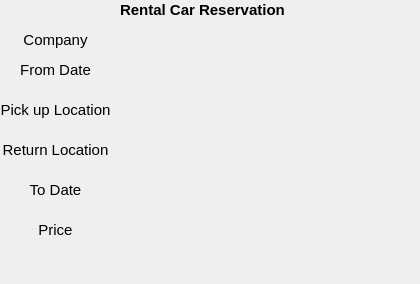
<?xml version="1.0" encoding="UTF-8"?>
<ui version="4.0">
 <class>RentalCarUI</class>
 <widget class="QDialog" name="RentalCarUI">
  <property name="geometry">
   <rect>
    <x>0</x>
    <y>0</y>
    <width>420</width>
    <height>284</height>
   </rect>
  </property>
  <property name="windowTitle">
   <string>Dialog</string>
  </property>
  <widget class="QLabel" name="label">
   <property name="geometry">
    <rect>
     <x>120</x>
     <y>0</y>
     <width>171</width>
     <height>21</height>
    </rect>
   </property>
   <property name="text">
    <string>&lt;html&gt;&lt;head/&gt;&lt;body&gt;&lt;p&gt;&lt;span style=&quot; font-size:11pt; font-weight:700;&quot;&gt;Rental Car Reservation&lt;/span&gt;&lt;/p&gt;&lt;/body&gt;&lt;/html&gt;</string>
   </property>
  </widget>
  <widget class="QLabel" name="lblCompany">
   <property name="geometry">
    <rect>
     <x>120</x>
     <y>30</y>
     <width>281</width>
     <height>21</height>
    </rect>
   </property>
   <property name="text">
    <string>&lt;html&gt;&lt;head/&gt;&lt;body&gt;&lt;p align=&quot;center&quot;&gt;&lt;br/&gt;&lt;/p&gt;&lt;/body&gt;&lt;/html&gt;</string>
   </property>
  </widget>
  <widget class="QLabel" name="lblFromDate">
   <property name="geometry">
    <rect>
     <x>120</x>
     <y>60</y>
     <width>281</width>
     <height>21</height>
    </rect>
   </property>
   <property name="text">
    <string>&lt;html&gt;&lt;head/&gt;&lt;body&gt;&lt;p align=&quot;center&quot;&gt;&lt;br/&gt;&lt;/p&gt;&lt;/body&gt;&lt;/html&gt;</string>
   </property>
  </widget>
  <widget class="QLabel" name="lblPickupLoca">
   <property name="geometry">
    <rect>
     <x>120</x>
     <y>100</y>
     <width>281</width>
     <height>21</height>
    </rect>
   </property>
   <property name="text">
    <string>&lt;html&gt;&lt;head/&gt;&lt;body&gt;&lt;p align=&quot;center&quot;&gt;&lt;br/&gt;&lt;/p&gt;&lt;/body&gt;&lt;/html&gt;</string>
   </property>
  </widget>
  <widget class="QLabel" name="lblReturnLoca">
   <property name="geometry">
    <rect>
     <x>120</x>
     <y>140</y>
     <width>281</width>
     <height>21</height>
    </rect>
   </property>
   <property name="text">
    <string>&lt;html&gt;&lt;head/&gt;&lt;body&gt;&lt;p align=&quot;center&quot;&gt;&lt;br/&gt;&lt;/p&gt;&lt;/body&gt;&lt;/html&gt;</string>
   </property>
  </widget>
  <widget class="QLabel" name="lblToDate">
   <property name="geometry">
    <rect>
     <x>120</x>
     <y>180</y>
     <width>281</width>
     <height>21</height>
    </rect>
   </property>
   <property name="text">
    <string>&lt;html&gt;&lt;head/&gt;&lt;body&gt;&lt;p align=&quot;center&quot;&gt;&lt;br/&gt;&lt;/p&gt;&lt;/body&gt;&lt;/html&gt;</string>
   </property>
  </widget>
  <widget class="QLabel" name="lblPrice">
   <property name="geometry">
    <rect>
     <x>120</x>
     <y>220</y>
     <width>281</width>
     <height>21</height>
    </rect>
   </property>
   <property name="text">
    <string>&lt;html&gt;&lt;head/&gt;&lt;body&gt;&lt;p align=&quot;center&quot;&gt;&lt;br/&gt;&lt;/p&gt;&lt;/body&gt;&lt;/html&gt;</string>
   </property>
  </widget>
  <widget class="QLabel" name="label_2">
   <property name="geometry">
    <rect>
     <x>0</x>
     <y>30</y>
     <width>111</width>
     <height>20</height>
    </rect>
   </property>
   <property name="text">
    <string>&lt;html&gt;&lt;head/&gt;&lt;body&gt;&lt;p align=&quot;center&quot;&gt;&lt;span style=&quot; font-size:11pt;&quot;&gt;Company&lt;/span&gt;&lt;/p&gt;&lt;/body&gt;&lt;/html&gt;</string>
   </property>
  </widget>
  <widget class="QLabel" name="label_3">
   <property name="geometry">
    <rect>
     <x>0</x>
     <y>60</y>
     <width>111</width>
     <height>21</height>
    </rect>
   </property>
   <property name="text">
    <string>&lt;html&gt;&lt;head/&gt;&lt;body&gt;&lt;p align=&quot;center&quot;&gt;&lt;span style=&quot; font-size:11pt;&quot;&gt;From Date&lt;/span&gt;&lt;/p&gt;&lt;/body&gt;&lt;/html&gt;</string>
   </property>
  </widget>
  <widget class="QLabel" name="label_4">
   <property name="geometry">
    <rect>
     <x>0</x>
     <y>100</y>
     <width>111</width>
     <height>20</height>
    </rect>
   </property>
   <property name="text">
    <string>&lt;html&gt;&lt;head/&gt;&lt;body&gt;&lt;p align=&quot;center&quot;&gt;&lt;span style=&quot; font-size:11pt;&quot;&gt;Pick up Location&lt;/span&gt;&lt;/p&gt;&lt;/body&gt;&lt;/html&gt;</string>
   </property>
  </widget>
  <widget class="QLabel" name="label_5">
   <property name="geometry">
    <rect>
     <x>0</x>
     <y>140</y>
     <width>111</width>
     <height>20</height>
    </rect>
   </property>
   <property name="text">
    <string>&lt;html&gt;&lt;head/&gt;&lt;body&gt;&lt;p align=&quot;center&quot;&gt;&lt;span style=&quot; font-size:11pt;&quot;&gt;Return Location&lt;/span&gt;&lt;/p&gt;&lt;/body&gt;&lt;/html&gt;</string>
   </property>
  </widget>
  <widget class="QLabel" name="label_6">
   <property name="geometry">
    <rect>
     <x>0</x>
     <y>220</y>
     <width>111</width>
     <height>21</height>
    </rect>
   </property>
   <property name="text">
    <string>&lt;html&gt;&lt;head/&gt;&lt;body&gt;&lt;p align=&quot;center&quot;&gt;&lt;span style=&quot; font-size:11pt;&quot;&gt;Price&lt;/span&gt;&lt;/p&gt;&lt;/body&gt;&lt;/html&gt;</string>
   </property>
  </widget>
  <widget class="QLabel" name="label_7">
   <property name="geometry">
    <rect>
     <x>0</x>
     <y>180</y>
     <width>111</width>
     <height>21</height>
    </rect>
   </property>
   <property name="text">
    <string>&lt;html&gt;&lt;head/&gt;&lt;body&gt;&lt;p align=&quot;center&quot;&gt;&lt;span style=&quot; font-size:11pt;&quot;&gt;To Date&lt;/span&gt;&lt;/p&gt;&lt;/body&gt;&lt;/html&gt;</string>
   </property>
  </widget>
 </widget>
 <resources/>
 <connections/>
</ui>
